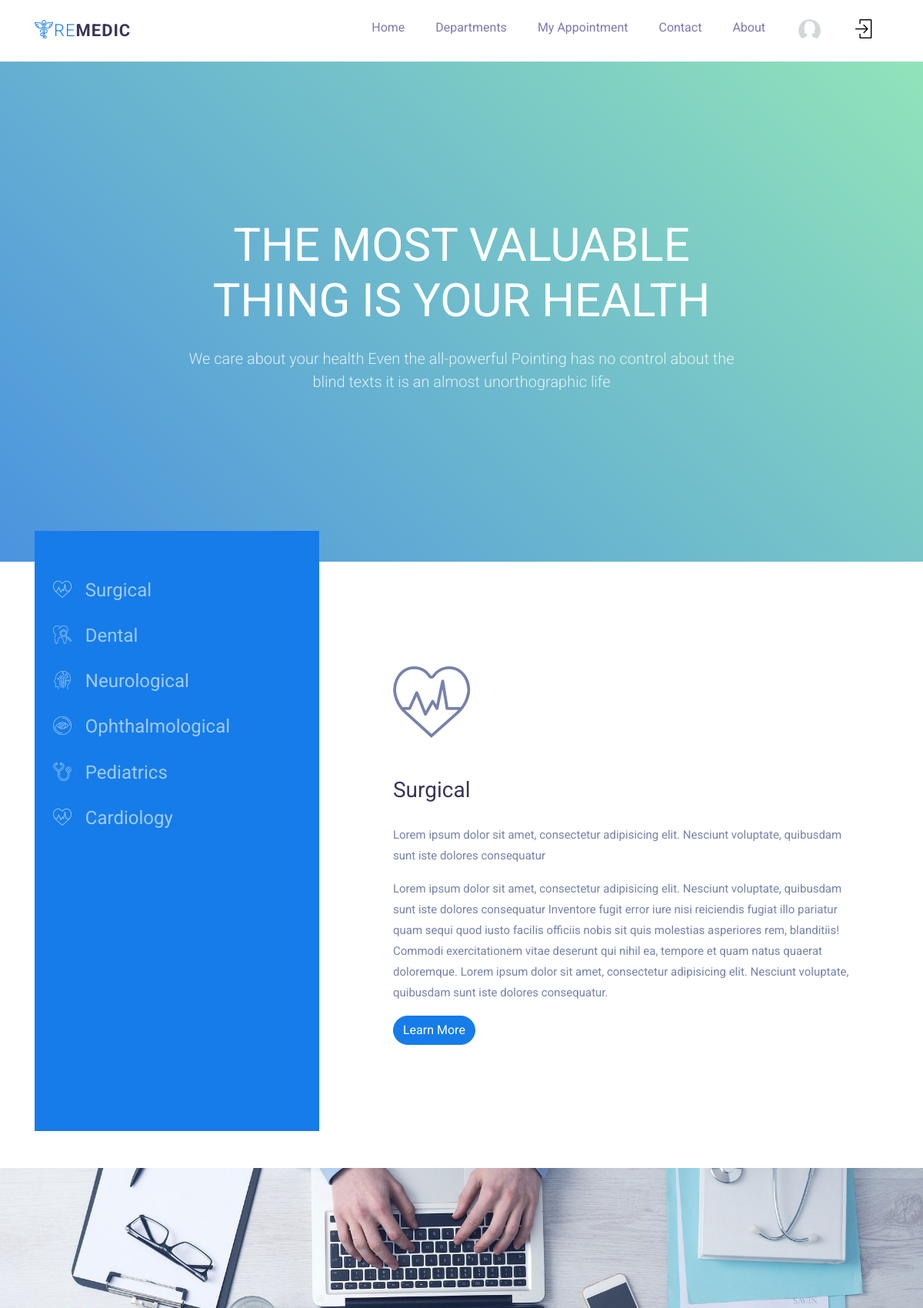
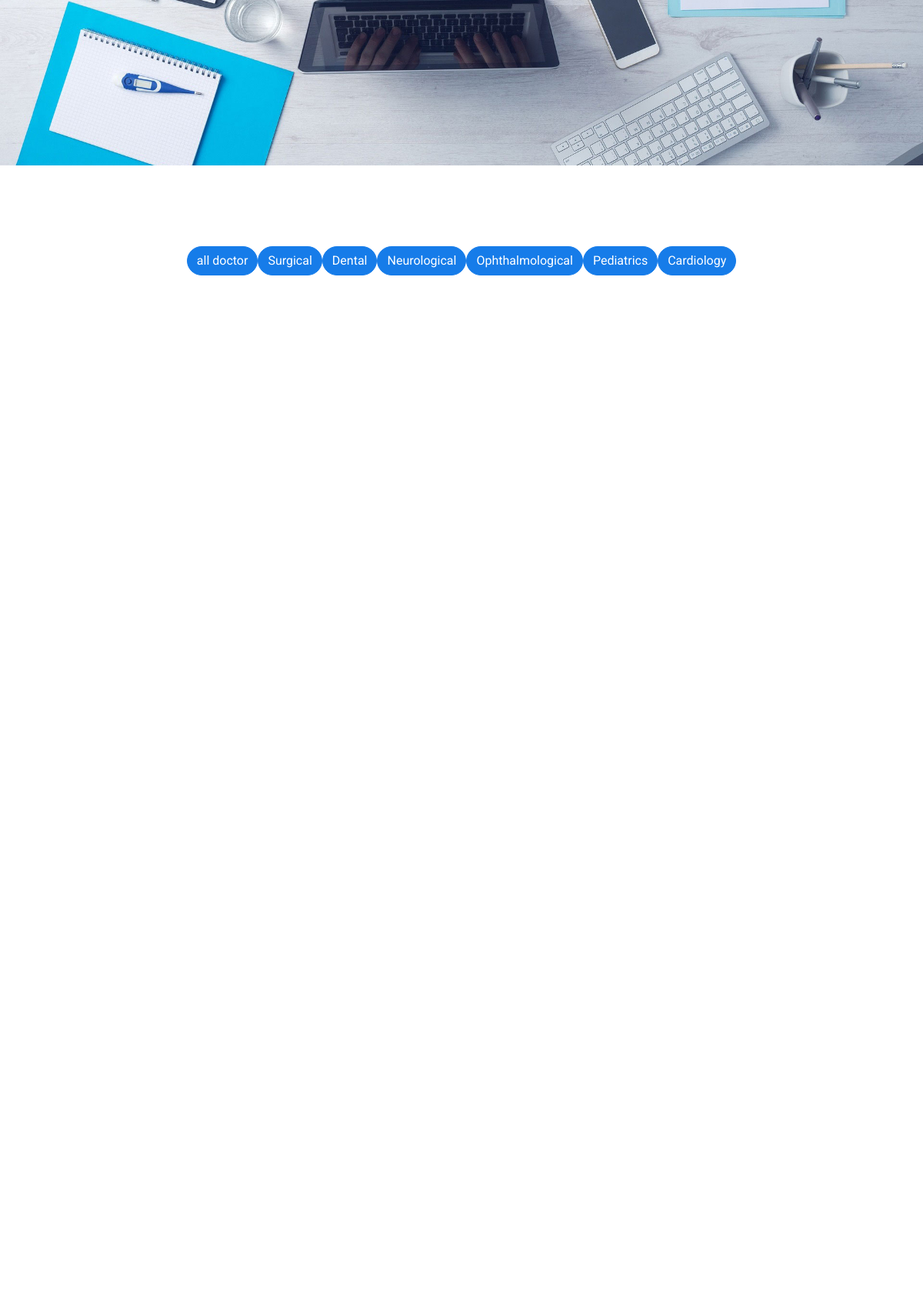
Screenshot of /index.php (signed in, upper part) with the database file from the repository (2 pictures, top to bottom).
### tables this page shows
CREATE TABLE IF NOT EXISTS `category` (
  `cat_id` int(3) NOT NULL AUTO_INCREMENT,
  `cat_name` varchar(100) NOT NULL,
  `cat_image` varchar(250) NOT NULL,
  `doctor_image` varchar(200) NOT NULL,
  `head_doctor` varchar(100) NOT NULL,
  `cat_text` text NOT NULL,
  `cat_icon` varchar(250) NOT NULL,
  PRIMARY KEY (`cat_id`)
);

### index.php (the view, shortened to what this page needs)
<?php
include("includes/public_header.php");
?>
    <div class="hero-wrap" style="background-image: url('images/bg_1.jpg'); background-attachment:fixed;">
      <div class="overlay"></div>
      <div class="container">
        <div class="row no-gutters slider-text align-items-center justify-content-center" data-scrollax-parent="true">
          <div class="col-md-8 ftco-animate text-center">
            <h1 class="mb-4">The most valuable thing is your Health</h1>
            <p>We care about your health Even the all-powerful Pointing has no control about the blind texts it is an almost unorthographic life</p>
          </div>
        </div>
      </div>
    </div>
    <section class="ftco-services">
      <div class="container">
        <div class="row no-gutters">
          <div class="col-md-4 ftco-animate py-5 nav-link-wrap">
           <?php
           $query  = "SELECT * From category";
           $result = mysqli_query($conn,$query);
           while ($row=mysqli_fetch_assoc($result)){
             echo" <div class='nav flex-column nav-pills'>
             <a class='nav-link px-4'   href='index.php?cat_id={$row['cat_id']}'><span class='{$row['cat_icon']}'> &nbsp; {$row['cat_name']}</a></div>";
           }
           ?>
          </div>
          <div class="col-md-8 ftco-animate p-4 p-md-5 d-flex align-items-center">
            <div class="tab-content pl-md-5" id="v-pills-tabContent">
              <?php
              if (isset($_GET['cat_id'])) {
              $query1 = "SELECT * FROM category WHERE cat_id={$_GET['cat_id']}";
              $result1 = mysqli_query($conn,$query1);
              $row1 = mysqli_fetch_assoc($result1);
               echo"<div class='tab-pane fade show active py-5' id='v-pills-master' role='tabpanel' aria-labelledby='v-pills-master-tab'>";
                   echo "<span class='{$row1['cat_icon']}' style='font-size:100px'></span>
               <h2 class='mb-4'>{$row1['cat_name']}</h2>
               <p>Lorem ipsum dolor sit amet, consectetur adipisicing elit. Nesciunt voluptate, quibusdam sunt iste dolores consequatur</p>
               <p>{$row1['cat_text']}</p>
               <p><a href='single_details.php?cat_id={$row1['cat_id']}' class='btn btn-primary'>Learn More</a></p>
               </div>";
               }else{
              $query1 = "SELECT * FROM category WHERE cat_id=10";
              $result1 = mysqli_query($conn,$query1);
              $row1 = mysqli_fetch_assoc($result1);
               echo"<div class='tab-pane fade show active py-5' id='v-pills-master' role='tabpanel' aria-labelledby='v-pills-master-tab'>";
                   echo "<span class='{$row1['cat_icon']}' style='font-size:100px'></span>
               <h2 class='mb-4'>{$row1['cat_name']}</h2>
               <p>Lorem ipsum dolor sit amet, consectetur adipisicing elit. Nesciunt voluptate, quibusdam sunt iste dolores consequatur</p>
               <p>{$row1['cat_text']}</p>
               <p><a href='single_details.php?cat_id={$row1['cat_id']}' class='btn btn-primary'>Learn More</a></p>
               </div>";
             }
             ?>
            </div>
          </div>
        </div>
      </div>
    </section>
    <section class="ftco-section-2 img mt-5 " style="background-image: url(images/bg_3.jpg);">
    	<div class="container">
    		<div class="row d-md-flex justify-content-end">
    			<div class="col-md-6">
    				<div class="row">
    					<div class="col-md-12">
    					</div>
    				</div>
    			</div>
    		</div>
    	</div>
    </section>
    <section class="ftco-section text-center">
     <?php
     $query2="SELECT * from category";
     $result2 = mysqli_query($conn,$query2);
     echo "<a href='index.php' class='btn btn-primary' class='mt-5' id='btn'>all doctor</a>";
     while ($row = mysqli_fetch_assoc($result2)) {
       echo "<a href='index.php?cat_id={$row['cat_id']}' class='btn btn-primary' class='mt-5' id='btn'>{$row['cat_name']}</a>";
     }
     echo "<br>";
     ?>
     <div class="container">
      <div class="row justify-content-center mb-5 pb-3">
      </div>
      <div class="row">
        </div>
      </div>
    </section>
    <?php
include("includes/public_footer.php");
    ?>

### rows the page displays
category: cat_name "Surgical", cat_text "Lorem ipsum dolor sit amet, consectetur adipisicing elit. Nesciunt voluptate, quibusdam sunt iste dolores consequatur Inventore fugit error iure nisi reiciendis fugiat illo pariatur quam sequi quod iusto facilis officiis nobis sit quis molestias asperiores rem, blanditiis! Commodi exercitationem vitae deserunt qui nihil ea, tempore et quam natus quaerat doloremque. Lorem ipsum dolor sit amet, consectetur adipisicing elit. Nesciunt voluptate, quibusdam sunt iste dolores consequatur."
category: cat_name "Dental"
category: cat_name "Neurological"
category: cat_name "Ophthalmological"
category: cat_name "Pediatrics"
category: cat_name "Cardiology"
